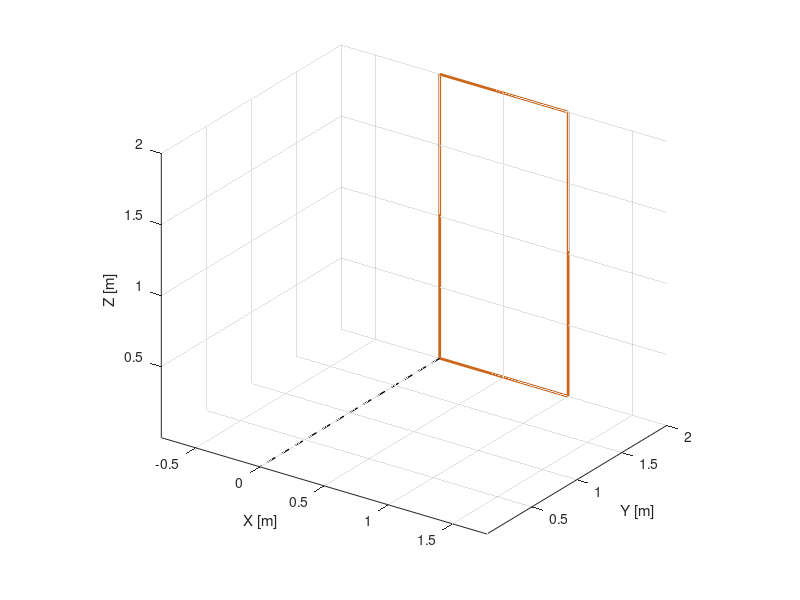

Source code (MATLAB): (Note: this script raises an error after producing the figure.)
clc;
clear;
close all;

% Load Part A trajectory data
load('partA_oh_traj.mat', 'g_oh_traj');   % handle frame trajectory
load('partA_od_traj.mat', 'g_od_traj');   % door frame trajectory

% Extract the initial transforms
g_H0 = g_oh_traj(:, :, 1);   % {H}_0 (handle in world at t = 0)
g_D0 = g_od_traj(:, :, 1);   % {D}_0 (door in world at t = 0)

% Define the fixed hand–eye transform g_he from {H} to {e}
R_he = [0 0 -1;
        0 1  0;
        1 0  0];
p_he = [0.1; 0.1; 0];
g_he = [R_he, p_he;
        0 0  0  1];

% Compute the initial end-effector frame {e}_0 in the world:
% {e} = {H} * g_he
g_e0 = g_H0 * g_he;

% Door dimensions (same as Part A)
l = 1.0;          % door width [m]
door_height = 2;  % door height [m]

% Plotting the initial configuration
figure('Name','Initial Door & Frames','Color','w');
axis equal;
view(35, 25);
grid on;
xlabel('X [m]');
ylabel('Y [m]');
zlabel('Z [m]');
hold on;

% Plot door shape in world coordinates (all four edges)
door_vertices = [ 0         0           0;
                  l         0           0;
                  l         0    door_height;
                  0         0    door_height;
                  0         0           0 ]';
doorW = g_D0(1:3,1:3) * door_vertices + g_D0(1:3,4);
plot3(doorW(1,:), doorW(2,:), doorW(3,:), ...
      'Color', [0.8 0.4 0.1], 'LineWidth', 2);

% Plot hinge axis (dashed line)
plot3([0 0], [2 0], [0 0], 'k--', 'LineWidth', 1);

% Plot the door frame {D}_0 at its world pose (blue axes)
trplot(g_D0, 'frame','D_0', 'color','b', 'length', 0.3);

% Plot the handle frame {H}_0 at its world pose (red axes)
trplot(g_H0, 'frame','H_0', 'color','r', 'length', 0.3);

% Plot the end-effector frame {e}_0 at its world pose (green axes)
trplot(g_e0, 'frame','e_0', 'color','g', 'length', 0.3);

% Adjust axis limits to clearly see everything
axis([-0.2  1.4   0   2.8   0   2.2]);

% Title
title('Initial Configuration: Door, Handle {H}_0, and End-Effector {e}_0');

hold off;
